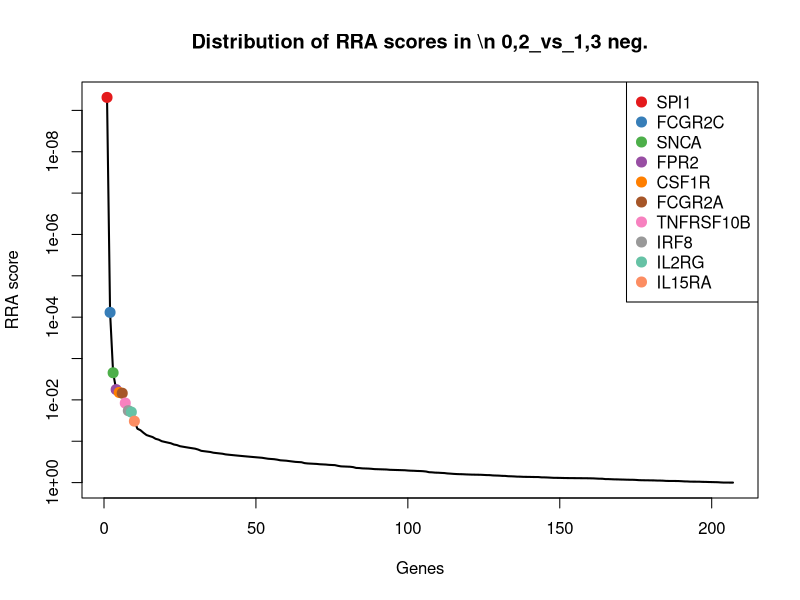
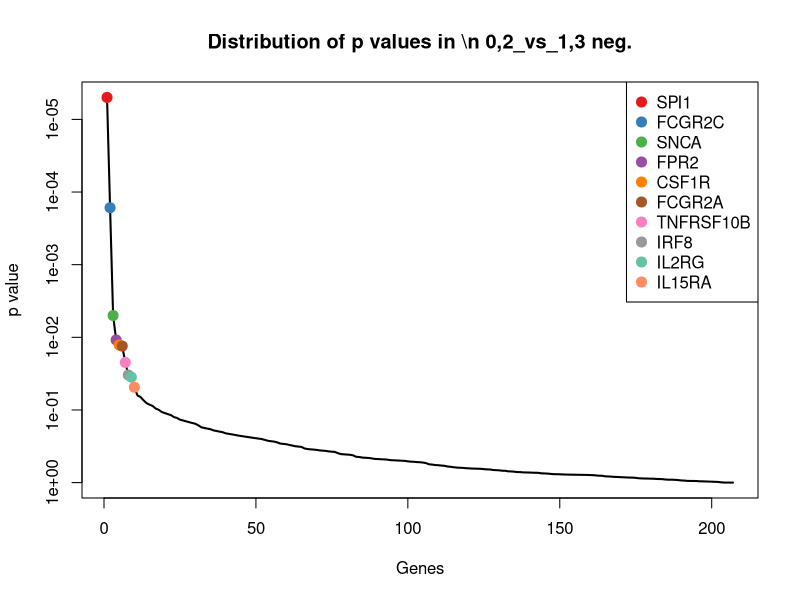
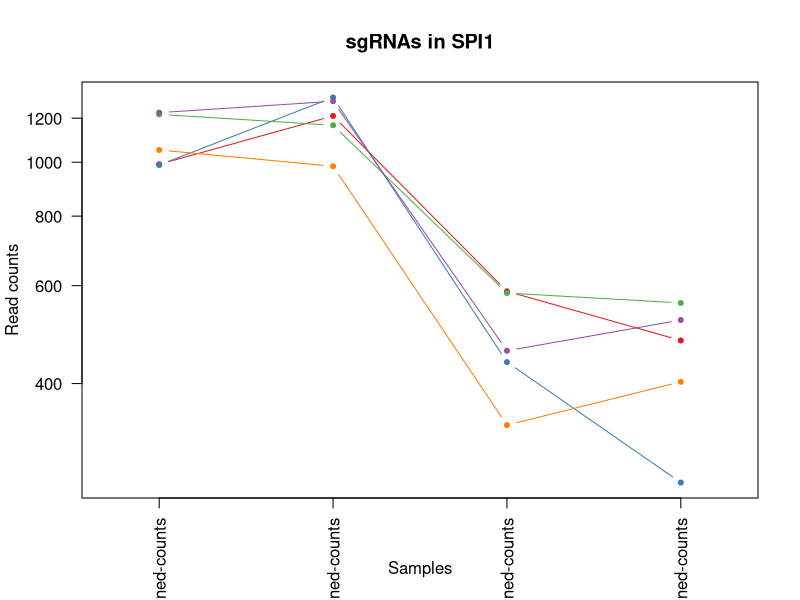
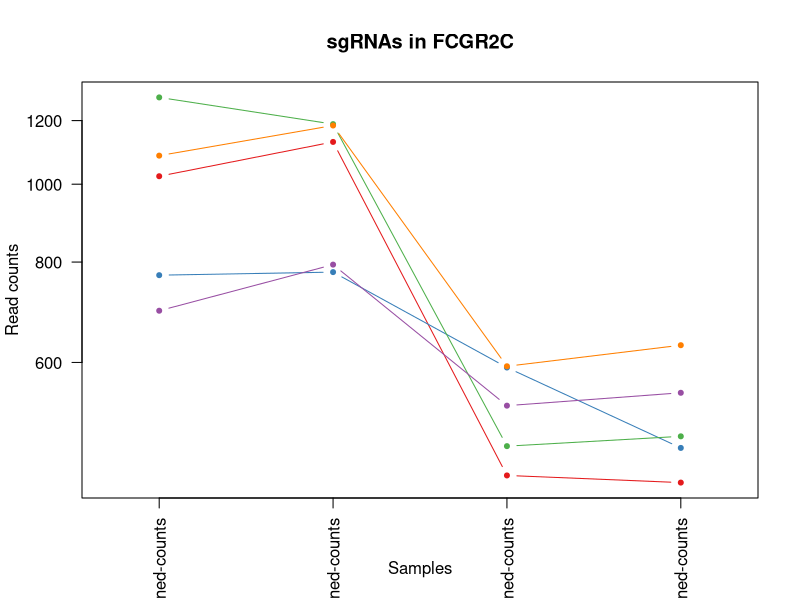
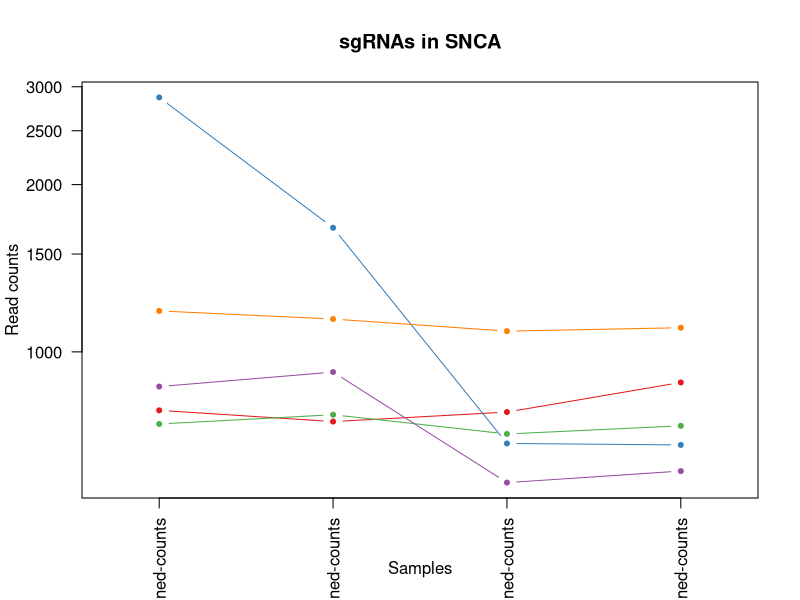
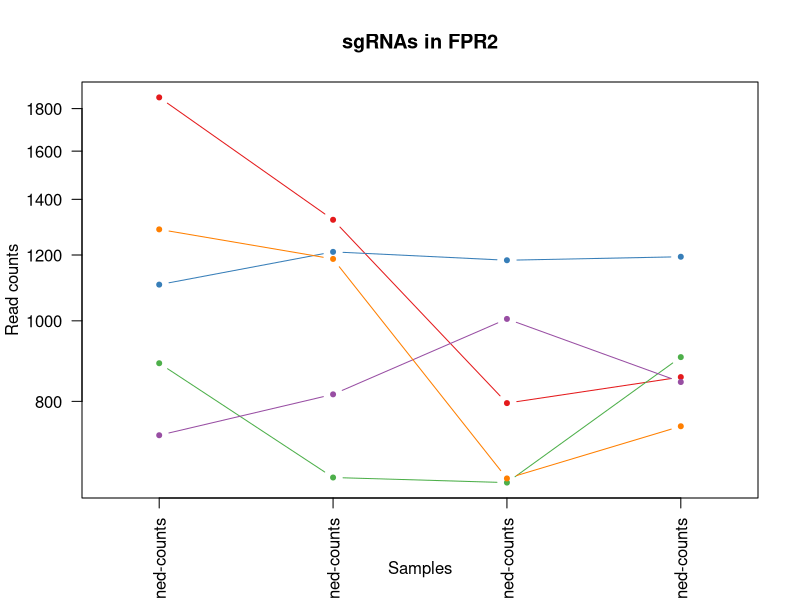
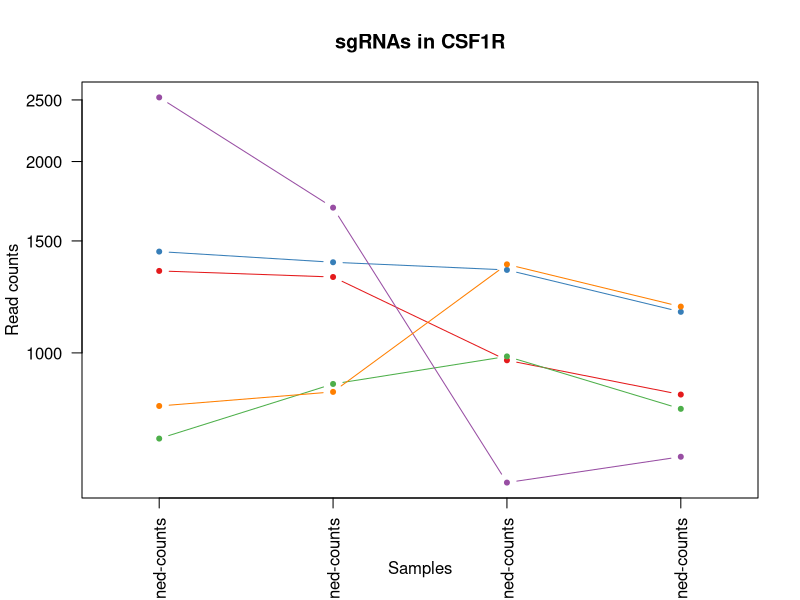
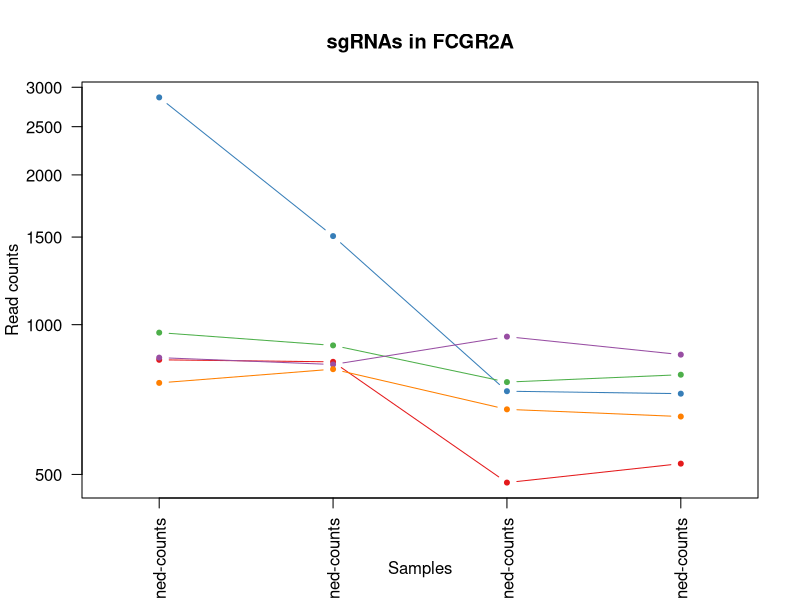

These charts were generated, in order, by the following R code: (Note: this script raises an error after producing the figures.)
pdf(file='APOEuptake_CRISPRa.pdf',width=4.5,height=4.5);
gstable=read.table('APOEuptake_CRISPRa.gene_summary.txt',header=T)
# 
#
# parameters
# Do not modify the variables beginning with "__"

# gstablename='__GENE_SUMMARY_FILE__'
startindex=3
# outputfile='__OUTPUT_FILE__'
targetgenelist=c("SPI1","FCGR2C","SNCA","FPR2","CSF1R","FCGR2A","TNFRSF10B","IRF8","IL2RG","IL15RA")
# samplelabel=sub('.\\w+.\\w+$','',colnames(gstable)[startindex]);
samplelabel='0,2_vs_1,3 neg.'


# You need to write some codes in front of this code:
# gstable=read.table(gstablename,header=T)
# pdf(file=outputfile,width=6,height=6)


# set up color using RColorBrewer
#library(RColorBrewer)
#colors <- brewer.pal(length(targetgenelist), "Set1")

colors=c( "#E41A1C", "#377EB8", "#4DAF4A", "#984EA3", "#FF7F00",  "#A65628", "#F781BF",
          "#999999", "#66C2A5", "#FC8D62", "#8DA0CB", "#E78AC3", "#A6D854", "#FFD92F", "#E5C494", "#B3B3B3", 
          "#8DD3C7", "#FFFFB3", "#BEBADA", "#FB8072", "#80B1D3", "#FDB462", "#B3DE69", "#FCCDE5",
          "#D9D9D9", "#BC80BD", "#CCEBC5", "#FFED6F")

######
# function definition

plotrankedvalues<-function(val, tglist, ...){
  
  plot(val,log='y',ylim=c(max(val),min(val)),type='l',lwd=2, ...)
  if(length(tglist)>0){
    for(i in 1:length(tglist)){
      targetgene=tglist[i];
      tx=which(names(val)==targetgene);ty=val[targetgene];
      points(tx,ty,col=colors[(i %% length(colors)) ],cex=2,pch=20)
      # text(tx+50,ty,targetgene,col=colors[i])
    }
    legend('topright',tglist,pch=20,pt.cex = 2,cex=1,col=colors)
  }
}



plotrandvalues<-function(val,targetgenelist, ...){
  # choose the one with the best distance distribution
  
  mindiffvalue=0;
  randval=val;
  for(i in 1:20){
    randval0=sample(val)
    vindex=sort(which(names(randval0) %in% targetgenelist))
    if(max(vindex)>0.9*length(val)){
      # print('pass...')
      next;
    }
    mindiffind=min(diff(vindex));
    if (mindiffind > mindiffvalue){
      mindiffvalue=mindiffind;
      randval=randval0;
      # print(paste('Diff: ',mindiffvalue))
    }
  }
  plot(randval,log='y',ylim=c(max(randval),min(randval)),pch=20,col='grey', ...)
  
  if(length(targetgenelist)>0){
    for(i in 1:length(targetgenelist)){
      targetgene=targetgenelist[i];
      tx=which(names(randval)==targetgene);ty=randval[targetgene];
      points(tx,ty,col=colors[(i %% length(colors)) ],cex=2,pch=20)
      text(tx+50,ty,targetgene,col=colors[i])
    }
  }
  
}




# set.seed(1235)



pvec=gstable[,startindex]
names(pvec)=gstable[,'id']
pvec=sort(pvec);

plotrankedvalues(pvec,targetgenelist,xlab='Genes',ylab='RRA score',main=paste('Distribution of RRA scores in \\n',samplelabel))

# plotrandvalues(pvec,targetgenelist,xlab='Genes',ylab='RRA score',main=paste('Distribution of RRA scores in \\n',samplelabel))


pvec=gstable[,startindex+1]
names(pvec)=gstable[,'id']
pvec=sort(pvec);

plotrankedvalues(pvec,targetgenelist,xlab='Genes',ylab='p value',main=paste('Distribution of p values in \\n',samplelabel))

# plotrandvalues(pvec,targetgenelist,xlab='Genes',ylab='p value',main=paste('Distribution of p values in \\n',samplelabel))



# you need to write after this code:
# dev.off()






# parameters
# Do not modify the variables beginning with "__"
targetmat=list(c(990.57397763847,1210.3761258411052,585.0411089561816,477.0581107856409),c(987.7027487177788,1306.9437021088308,436.1407545106552,264.4446290386036),c(1218.3581386799733,1164.436210917624,580.8169854258119,557.4492780133764),c(1226.9718254420468,1286.317617857472,457.2613721625029,519.3692514318175),c(1050.8697849729856,982.5516497920048,335.8178206643786,401.95583613867745))
targetgene="SPI1"
collabel=c("TRE-VPH-undiff-apoe4-low-rd2_S23_L001_R1_001-clipped-trimmed-aligned-counts","TRE-VPH-undiff-apoe4-low-rd1_S21_L001_R1_001-clipped-trimmed-aligned-counts","TRE-VPH-undiff-apoe4-high-rd2_S24_L001_R1_001-clipped-trimmed-aligned-counts","TRE-VPH-undiff-apoe4-high-rd1_S22_L001_R1_001-clipped-trimmed-aligned-counts")

# set up color using RColorBrewer
#library(RColorBrewer)
#colors <- brewer.pal(length(targetgenelist), "Set1")

colors=c( "#E41A1C", "#377EB8", "#4DAF4A", "#984EA3", "#FF7F00",  "#A65628", "#F781BF",
          "#999999", "#66C2A5", "#FC8D62", "#8DA0CB", "#E78AC3", "#A6D854", "#FFD92F", "#E5C494", "#B3B3B3", 
          "#8DD3C7", "#FFFFB3", "#BEBADA", "#FB8072", "#80B1D3", "#FDB462", "#B3DE69", "#FCCDE5",
          "#D9D9D9", "#BC80BD", "#CCEBC5", "#FFED6F")


## code

targetmatvec=unlist(targetmat)+1
yrange=range(targetmatvec[targetmatvec>0]);
# yrange[1]=1; # set the minimum value to 1
for(i in 1:length(targetmat)){
  vali=targetmat[[i]]+1;
  if(i==1){
    plot(1:length(vali),vali,type='b',las=1,pch=20,main=paste('sgRNAs in',targetgene),ylab='Read counts',xlab='Samples',xlim=c(0.7,length(vali)+0.3),ylim = yrange,col=colors[(i %% length(colors))],xaxt='n',log='y')
    axis(1,at=1:length(vali),labels=(collabel),las=2)
    # lines(0:100,rep(1,101),col='black');
  }else{
    lines(1:length(vali),vali,type='b',pch=20,col=colors[(i %% length(colors))])
  }
}




# parameters
# Do not modify the variables beginning with "__"
targetmat=list(c(1022.1574957660733,1127.8717888356696,432.972661862878,424.16918497792017),c(769.4893507452463,776.290807278416,590.3212633691435,468.5958826564056),c(1281.52517493518,1186.9373937372882,470.9897736362039,484.4625603987218),c(694.8373988072746,793.1666943931642,529.0714721787851,548.9870498841411),c(1084.3674557143831,1182.249647316525,592.4333251343282,629.3782171118766))
targetgene="FCGR2C"
collabel=c("TRE-VPH-undiff-apoe4-low-rd2_S23_L001_R1_001-clipped-trimmed-aligned-counts","TRE-VPH-undiff-apoe4-low-rd1_S21_L001_R1_001-clipped-trimmed-aligned-counts","TRE-VPH-undiff-apoe4-high-rd2_S24_L001_R1_001-clipped-trimmed-aligned-counts","TRE-VPH-undiff-apoe4-high-rd1_S22_L001_R1_001-clipped-trimmed-aligned-counts")

# set up color using RColorBrewer
#library(RColorBrewer)
#colors <- brewer.pal(length(targetgenelist), "Set1")

colors=c( "#E41A1C", "#377EB8", "#4DAF4A", "#984EA3", "#FF7F00",  "#A65628", "#F781BF",
          "#999999", "#66C2A5", "#FC8D62", "#8DA0CB", "#E78AC3", "#A6D854", "#FFD92F", "#E5C494", "#B3B3B3", 
          "#8DD3C7", "#FFFFB3", "#BEBADA", "#FB8072", "#80B1D3", "#FDB462", "#B3DE69", "#FCCDE5",
          "#D9D9D9", "#BC80BD", "#CCEBC5", "#FFED6F")


## code

targetmatvec=unlist(targetmat)+1
yrange=range(targetmatvec[targetmatvec>0]);
# yrange[1]=1; # set the minimum value to 1
for(i in 1:length(targetmat)){
  vali=targetmat[[i]]+1;
  if(i==1){
    plot(1:length(vali),vali,type='b',las=1,pch=20,main=paste('sgRNAs in',targetgene),ylab='Read counts',xlab='Samples',xlim=c(0.7,length(vali)+0.3),ylim = yrange,col=colors[(i %% length(colors))],xaxt='n',log='y')
    axis(1,at=1:length(vali),labels=(collabel),las=2)
    # lines(0:100,rep(1,101),col='black');
  }else{
    lines(1:length(vali),vali,type='b',pch=20,col=colors[(i %% length(colors))])
  }
}




# parameters
# Do not modify the variables beginning with "__"
targetmat=list(c(783.8454953487023,748.1643287538358,778.294760470588,880.0717254404728),c(2869.314768077423,1671.6503736442219,683.2519810372734,679.0938073711341),c(740.7770615383341,769.7279622893473,710.7087839846754,735.156068727318),c(865.1969814349535,918.7982984696229,580.8169854258119,609.2804253049427),c(1183.9033916316787,1144.7476759504177,1088.7678399527495,1104.3207708652087))
targetgene="SNCA"
collabel=c("TRE-VPH-undiff-apoe4-low-rd2_S23_L001_R1_001-clipped-trimmed-aligned-counts","TRE-VPH-undiff-apoe4-low-rd1_S21_L001_R1_001-clipped-trimmed-aligned-counts","TRE-VPH-undiff-apoe4-high-rd2_S24_L001_R1_001-clipped-trimmed-aligned-counts","TRE-VPH-undiff-apoe4-high-rd1_S22_L001_R1_001-clipped-trimmed-aligned-counts")

# set up color using RColorBrewer
#library(RColorBrewer)
#colors <- brewer.pal(length(targetgenelist), "Set1")

colors=c( "#E41A1C", "#377EB8", "#4DAF4A", "#984EA3", "#FF7F00",  "#A65628", "#F781BF",
          "#999999", "#66C2A5", "#FC8D62", "#8DA0CB", "#E78AC3", "#A6D854", "#FFD92F", "#E5C494", "#B3B3B3", 
          "#8DD3C7", "#FFFFB3", "#BEBADA", "#FB8072", "#80B1D3", "#FDB462", "#B3DE69", "#FCCDE5",
          "#D9D9D9", "#BC80BD", "#CCEBC5", "#FFED6F")


## code

targetmatvec=unlist(targetmat)+1
yrange=range(targetmatvec[targetmatvec>0]);
# yrange[1]=1; # set the minimum value to 1
for(i in 1:length(targetmat)){
  vali=targetmat[[i]]+1;
  if(i==1){
    plot(1:length(vali),vali,type='b',las=1,pch=20,main=paste('sgRNAs in',targetgene),ylab='Read counts',xlab='Samples',xlim=c(0.7,length(vali)+0.3),ylim = yrange,col=colors[(i %% length(colors))],xaxt='n',log='y')
    axis(1,at=1:length(vali),labels=(collabel),las=2)
    # lines(0:100,rep(1,101),col='black');
  }else{
    lines(1:length(vali),vali,type='b',pch=20,col=colors[(i %% length(colors))])
  }
}




# parameters
# Do not modify the variables beginning with "__"
targetmat=list(c(1855.7709590734235,1321.9444906552737,795.1912545920662,854.6850410527669),c(1104.4660581592216,1209.4385765569525,1181.6985576208792,1193.1741662221796),c(888.1668128004833,646.9090060653467,637.8426530858007,903.3428527958699),c(727.377993241775,814.7303279286757,1004.2853693453585,843.0494773750682),c(1287.2676327765626,1185.9998444531357,645.2348692639475,745.7338538888622))
targetgene="FPR2"
collabel=c("TRE-VPH-undiff-apoe4-low-rd2_S23_L001_R1_001-clipped-trimmed-aligned-counts","TRE-VPH-undiff-apoe4-low-rd1_S21_L001_R1_001-clipped-trimmed-aligned-counts","TRE-VPH-undiff-apoe4-high-rd2_S24_L001_R1_001-clipped-trimmed-aligned-counts","TRE-VPH-undiff-apoe4-high-rd1_S22_L001_R1_001-clipped-trimmed-aligned-counts")

# set up color using RColorBrewer
#library(RColorBrewer)
#colors <- brewer.pal(length(targetgenelist), "Set1")

colors=c( "#E41A1C", "#377EB8", "#4DAF4A", "#984EA3", "#FF7F00",  "#A65628", "#F781BF",
          "#999999", "#66C2A5", "#FC8D62", "#8DA0CB", "#E78AC3", "#A6D854", "#FFD92F", "#E5C494", "#B3B3B3", 
          "#8DD3C7", "#FFFFB3", "#BEBADA", "#FB8072", "#80B1D3", "#FDB462", "#B3DE69", "#FCCDE5",
          "#D9D9D9", "#BC80BD", "#CCEBC5", "#FFED6F")


## code

targetmatvec=unlist(targetmat)+1
yrange=range(targetmatvec[targetmatvec>0]);
# yrange[1]=1; # set the minimum value to 1
for(i in 1:length(targetmat)){
  vali=targetmat[[i]]+1;
  if(i==1){
    plot(1:length(vali),vali,type='b',las=1,pch=20,main=paste('sgRNAs in',targetgene),ylab='Read counts',xlab='Samples',xlim=c(0.7,length(vali)+0.3),ylim = yrange,col=colors[(i %% length(colors))],xaxt='n',log='y')
    axis(1,at=1:length(vali),labels=(collabel),las=2)
    # lines(0:100,rep(1,101),col='black');
  }else{
    lines(1:length(vali),vali,type='b',pch=20,col=colors[(i %% length(colors))])
  }
}




# parameters
# Do not modify the variables beginning with "__"
targetmat=list(c(1344.6922111903868,1315.381645666205,972.604442867587,858.9161551173845),c(1442.3139944938882,1387.572940545961,1349.6074679530686,1159.3252537052383),c(732.1633747762604,892.5469185133479,986.332844341288,815.5472359550536),c(2521.896068673786,1691.3389086114282,624.1142516120998,685.4404784680605),c(824.0427002383794,867.2330878412256,1377.0642709004705,1181.538602544481))
targetgene="CSF1R"
collabel=c("TRE-VPH-undiff-apoe4-low-rd2_S23_L001_R1_001-clipped-trimmed-aligned-counts","TRE-VPH-undiff-apoe4-low-rd1_S21_L001_R1_001-clipped-trimmed-aligned-counts","TRE-VPH-undiff-apoe4-high-rd2_S24_L001_R1_001-clipped-trimmed-aligned-counts","TRE-VPH-undiff-apoe4-high-rd1_S22_L001_R1_001-clipped-trimmed-aligned-counts")

# set up color using RColorBrewer
#library(RColorBrewer)
#colors <- brewer.pal(length(targetgenelist), "Set1")

colors=c( "#E41A1C", "#377EB8", "#4DAF4A", "#984EA3", "#FF7F00",  "#A65628", "#F781BF",
          "#999999", "#66C2A5", "#FC8D62", "#8DA0CB", "#E78AC3", "#A6D854", "#FFD92F", "#E5C494", "#B3B3B3", 
          "#8DD3C7", "#FFFFB3", "#BEBADA", "#FB8072", "#80B1D3", "#FDB462", "#B3DE69", "#FCCDE5",
          "#D9D9D9", "#BC80BD", "#CCEBC5", "#FFED6F")


## code

targetmatvec=unlist(targetmat)+1
yrange=range(targetmatvec[targetmatvec>0]);
# yrange[1]=1; # set the minimum value to 1
for(i in 1:length(targetmat)){
  vali=targetmat[[i]]+1;
  if(i==1){
    plot(1:length(vali),vali,type='b',las=1,pch=20,main=paste('sgRNAs in',targetgene),ylab='Read counts',xlab='Samples',xlim=c(0.7,length(vali)+0.3),ylim = yrange,col=colors[(i %% length(colors))],xaxt='n',log='y')
    axis(1,at=1:length(vali),labels=(collabel),las=2)
    # lines(0:100,rep(1,101),col='black');
  }else{
    lines(1:length(vali),vali,type='b',pch=20,col=colors[(i %% length(colors))])
  }
}




# parameters
# Do not modify the variables beginning with "__"
targetmat=list(c(848.9266842177033,840.9817078849507,480.4940515795354,524.6581440125896),c(2861.6581576222466,1505.7041503491982,733.9414634017079,725.6360620819283),c(962.8187647384549,907.5477070597907,765.6223898794794,792.2761085996564),c(857.540370979777,830.6686657592712,945.1476399201849,869.4939402789287),c(762.7898165969667,812.8552293603703,674.8037339765343,652.6493444672737))
targetgene="FCGR2A"
collabel=c("TRE-VPH-undiff-apoe4-low-rd2_S23_L001_R1_001-clipped-trimmed-aligned-counts","TRE-VPH-undiff-apoe4-low-rd1_S21_L001_R1_001-clipped-trimmed-aligned-counts","TRE-VPH-undiff-apoe4-high-rd2_S24_L001_R1_001-clipped-trimmed-aligned-counts","TRE-VPH-undiff-apoe4-high-rd1_S22_L001_R1_001-clipped-trimmed-aligned-counts")

# set up color using RColorBrewer
#library(RColorBrewer)
#colors <- brewer.pal(length(targetgenelist), "Set1")

colors=c( "#E41A1C", "#377EB8", "#4DAF4A", "#984EA3", "#FF7F00",  "#A65628", "#F781BF",
          "#999999", "#66C2A5", "#FC8D62", "#8DA0CB", "#E78AC3", "#A6D854", "#FFD92F", "#E5C494", "#B3B3B3", 
          "#8DD3C7", "#FFFFB3", "#BEBADA", "#FB8072", "#80B1D3", "#FDB462", "#B3DE69", "#FCCDE5",
          "#D9D9D9", "#BC80BD", "#CCEBC5", "#FFED6F")


## code

targetmatvec=unlist(targetmat)+1
yrange=range(targetmatvec[targetmatvec>0]);
# yrange[1]=1; # set the minimum value to 1
for(i in 1:length(targetmat)){
  vali=targetmat[[i]]+1;
  if(i==1){
    plot(1:length(vali),vali,type='b',las=1,pch=20,main=paste('sgRNAs in',targetgene),ylab='Read counts',xlab='Samples',xlim=c(0.7,length(vali)+0.3),ylim = yrange,col=colors[(i %% length(colors))],xaxt='n',log='y')
    axis(1,at=1:length(vali),labels=(collabel),las=2)
    # lines(0:100,rep(1,101),col='black');
  }else{
    lines(1:length(vali),vali,type='b',pch=20,col=colors[(i %% length(colors))])
  }
}




# parameters
# Do not modify the variables beginning with "__"
targetmat=list(c(1579.1759063801696,1286.317617857472,867.0013546083484,908.631745376642),c(815.4290134763057,723.7880473658662,512.1749780573069,586.0092979495456),c(903.4800337108364,1093.1824653220206,1173.2503105601402,1158.2674751890838),c(1544.721159331875,1232.8773086607694,853.2729531346474,839.876141826605),c(715.8930775590102,722.8504980817135,786.7430075313272,760.542753115024))
targetgene="TNFRSF10B"
collabel=c("TRE-VPH-undiff-apoe4-low-rd2_S23_L001_R1_001-clipped-trimmed-aligned-counts","TRE-VPH-undiff-apoe4-low-rd1_S21_L001_R1_001-clipped-trimmed-aligned-counts","TRE-VPH-undiff-apoe4-high-rd2_S24_L001_R1_001-clipped-trimmed-aligned-counts","TRE-VPH-undiff-apoe4-high-rd1_S22_L001_R1_001-clipped-trimmed-aligned-counts")

# set up color using RColorBrewer
#library(RColorBrewer)
#colors <- brewer.pal(length(targetgenelist), "Set1")

colors=c( "#E41A1C", "#377EB8", "#4DAF4A", "#984EA3", "#FF7F00",  "#A65628", "#F781BF",
          "#999999", "#66C2A5", "#FC8D62", "#8DA0CB", "#E78AC3", "#A6D854", "#FFD92F", "#E5C494", "#B3B3B3", 
          "#8DD3C7", "#FFFFB3", "#BEBADA", "#FB8072", "#80B1D3", "#FDB462", "#B3DE69", "#FCCDE5",
          "#D9D9D9", "#BC80BD", "#CCEBC5", "#FFED6F")


## code

targetmatvec=unlist(targetmat)+1
yrange=range(targetmatvec[targetmatvec>0]);
# yrange[1]=1; # set the minimum value to 1
for(i in 1:length(targetmat)){
  vali=targetmat[[i]]+1;
  if(i==1){
    plot(1:length(vali),vali,type='b',las=1,pch=20,main=paste('sgRNAs in',targetgene),ylab='Read counts',xlab='Samples',xlim=c(0.7,length(vali)+0.3),ylim = yrange,col=colors[(i %% length(colors))],xaxt='n',log='y')
    axis(1,at=1:length(vali),labels=(collabel),las=2)
    # lines(0:100,rep(1,101),col='black');
  }else{
    lines(1:length(vali),vali,type='b',pch=20,col=colors[(i %% length(colors))])
  }
}




# parameters
# Do not modify the variables beginning with "__"
targetmat=list(c(872.8535918901301,1090.3698174695626,804.6955325353977,822.9516855681344),c(904.4371100177335,969.4259598138674,1503.7879768115567,1324.3387022253269),c(712.0647723314219,690.9738224205224,1725.5544621559577,1387.8054131945917),c(1531.322091035316,1341.6330256224799,918.7468678553753,928.7295371835759),c(1357.1342031800486,1489.7658125186026,501.61466923138306,525.7159225287439))
targetgene="IRF8"
collabel=c("TRE-VPH-undiff-apoe4-low-rd2_S23_L001_R1_001-clipped-trimmed-aligned-counts","TRE-VPH-undiff-apoe4-low-rd1_S21_L001_R1_001-clipped-trimmed-aligned-counts","TRE-VPH-undiff-apoe4-high-rd2_S24_L001_R1_001-clipped-trimmed-aligned-counts","TRE-VPH-undiff-apoe4-high-rd1_S22_L001_R1_001-clipped-trimmed-aligned-counts")

# set up color using RColorBrewer
#library(RColorBrewer)
#colors <- brewer.pal(length(targetgenelist), "Set1")

colors=c( "#E41A1C", "#377EB8", "#4DAF4A", "#984EA3", "#FF7F00",  "#A65628", "#F781BF",
          "#999999", "#66C2A5", "#FC8D62", "#8DA0CB", "#E78AC3", "#A6D854", "#FFD92F", "#E5C494", "#B3B3B3", 
          "#8DD3C7", "#FFFFB3", "#BEBADA", "#FB8072", "#80B1D3", "#FDB462", "#B3DE69", "#FCCDE5",
          "#D9D9D9", "#BC80BD", "#CCEBC5", "#FFED6F")


## code

targetmatvec=unlist(targetmat)+1
yrange=range(targetmatvec[targetmatvec>0]);
# yrange[1]=1; # set the minimum value to 1
for(i in 1:length(targetmat)){
  vali=targetmat[[i]]+1;
  if(i==1){
    plot(1:length(vali),vali,type='b',las=1,pch=20,main=paste('sgRNAs in',targetgene),ylab='Read counts',xlab='Samples',xlim=c(0.7,length(vali)+0.3),ylim = yrange,col=colors[(i %% length(colors))],xaxt='n',log='y')
    axis(1,at=1:length(vali),labels=(collabel),las=2)
    # lines(0:100,rep(1,101),col='black');
  }else{
    lines(1:length(vali),vali,type='b',pch=20,col=colors[(i %% length(colors))])
  }
}




# parameters
# Do not modify the variables beginning with "__"
targetmat=list(c(729.2921458555692,820.3556236335918,683.2519810372734,641.0137807895751),c(771.4035033590404,694.7240195571331,1323.206695888259,1090.5696501552013),c(879.5531260384096,832.5437643275766,737.109556049485,686.498256984215),c(2713.3113300532004,1817.9080619720394,779.3507913531804,767.9472027281049),c(828.8280817728647,826.9184686226605,1021.1818634668367,1057.7785161544143))
targetgene="IL2RG"
collabel=c("TRE-VPH-undiff-apoe4-low-rd2_S23_L001_R1_001-clipped-trimmed-aligned-counts","TRE-VPH-undiff-apoe4-low-rd1_S21_L001_R1_001-clipped-trimmed-aligned-counts","TRE-VPH-undiff-apoe4-high-rd2_S24_L001_R1_001-clipped-trimmed-aligned-counts","TRE-VPH-undiff-apoe4-high-rd1_S22_L001_R1_001-clipped-trimmed-aligned-counts")

# set up color using RColorBrewer
#library(RColorBrewer)
#colors <- brewer.pal(length(targetgenelist), "Set1")

colors=c( "#E41A1C", "#377EB8", "#4DAF4A", "#984EA3", "#FF7F00",  "#A65628", "#F781BF",
          "#999999", "#66C2A5", "#FC8D62", "#8DA0CB", "#E78AC3", "#A6D854", "#FFD92F", "#E5C494", "#B3B3B3", 
          "#8DD3C7", "#FFFFB3", "#BEBADA", "#FB8072", "#80B1D3", "#FDB462", "#B3DE69", "#FCCDE5",
          "#D9D9D9", "#BC80BD", "#CCEBC5", "#FFED6F")


## code

targetmatvec=unlist(targetmat)+1
yrange=range(targetmatvec[targetmatvec>0]);
# yrange[1]=1; # set the minimum value to 1
for(i in 1:length(targetmat)){
  vali=targetmat[[i]]+1;
  if(i==1){
    plot(1:length(vali),vali,type='b',las=1,pch=20,main=paste('sgRNAs in',targetgene),ylab='Read counts',xlab='Samples',xlim=c(0.7,length(vali)+0.3),ylim = yrange,col=colors[(i %% length(colors))],xaxt='n',log='y')
    axis(1,at=1:length(vali),labels=(collabel),las=2)
    # lines(0:100,rep(1,101),col='black');
  }else{
    lines(1:length(vali),vali,type='b',pch=20,col=colors[(i %% length(colors))])
  }
}




# parameters
# Do not modify the variables beginning with "__"
targetmat=list(c(795.3304110314672,782.8536522674848,654.739147207279,469.65366117256),c(604.8722259589498,668.4726396008582,820.5359957742835,658.9960155642002),c(805.858250407335,817.5429757811338,1043.3585120012767,998.5429192497672),c(2039.5296099976615,2501.3814901193405,879.6737251994571,877.956168408164),c(1137.9637289006191,985.3642976444628,968.3803193372174,866.3206047304654))
targetgene="IL15RA"
collabel=c("TRE-VPH-undiff-apoe4-low-rd2_S23_L001_R1_001-clipped-trimmed-aligned-counts","TRE-VPH-undiff-apoe4-low-rd1_S21_L001_R1_001-clipped-trimmed-aligned-counts","TRE-VPH-undiff-apoe4-high-rd2_S24_L001_R1_001-clipped-trimmed-aligned-counts","TRE-VPH-undiff-apoe4-high-rd1_S22_L001_R1_001-clipped-trimmed-aligned-counts")

# set up color using RColorBrewer
#library(RColorBrewer)
#colors <- brewer.pal(length(targetgenelist), "Set1")

colors=c( "#E41A1C", "#377EB8", "#4DAF4A", "#984EA3", "#FF7F00",  "#A65628", "#F781BF",
          "#999999", "#66C2A5", "#FC8D62", "#8DA0CB", "#E78AC3", "#A6D854", "#FFD92F", "#E5C494", "#B3B3B3", 
          "#8DD3C7", "#FFFFB3", "#BEBADA", "#FB8072", "#80B1D3", "#FDB462", "#B3DE69", "#FCCDE5",
          "#D9D9D9", "#BC80BD", "#CCEBC5", "#FFED6F")


## code

targetmatvec=unlist(targetmat)+1
yrange=range(targetmatvec[targetmatvec>0]);
# yrange[1]=1; # set the minimum value to 1
for(i in 1:length(targetmat)){
  vali=targetmat[[i]]+1;
  if(i==1){
    plot(1:length(vali),vali,type='b',las=1,pch=20,main=paste('sgRNAs in',targetgene),ylab='Read counts',xlab='Samples',xlim=c(0.7,length(vali)+0.3),ylim = yrange,col=colors[(i %% length(colors))],xaxt='n',log='y')
    axis(1,at=1:length(vali),labels=(collabel),las=2)
    # lines(0:100,rep(1,101),col='black');
  }else{
    lines(1:length(vali),vali,type='b',pch=20,col=colors[(i %% length(colors))])
  }
}



# 
#
# parameters
# Do not modify the variables beginning with "__"

# gstablename='__GENE_SUMMARY_FILE__'
startindex=9
# outputfile='__OUTPUT_FILE__'
targetgenelist=c("AXL","VLDLR","CD68","ABCA1","SQSTM1","VCP","SYK","ITM2B","CLECL1","IL23A")
# samplelabel=sub('.\\w+.\\w+$','',colnames(gstable)[startindex]);
samplelabel='0,2_vs_1,3 pos.'


# You need to write some codes in front of this code:
# gstable=read.table(gstablename,header=T)
# pdf(file=outputfile,width=6,height=6)


# set up color using RColorBrewer
#library(RColorBrewer)
#colors <- brewer.pal(length(targetgenelist), "Set1")

colors=c( "#E41A1C", "#377EB8", "#4DAF4A", "#984EA3", "#FF7F00",  "#A65628", "#F781BF",
          "#999999", "#66C2A5", "#FC8D62", "#8DA0CB", "#E78AC3", "#A6D854", "#FFD92F", "#E5C494", "#B3B3B3", 
          "#8DD3C7", "#FFFFB3", "#BEBADA", "#FB8072", "#80B1D3", "#FDB462", "#B3DE69", "#FCCDE5",
          "#D9D9D9", "#BC80BD", "#CCEBC5", "#FFED6F")

######
# function definition

plotrankedvalues<-function(val, tglist, ...){
  
  plot(val,log='y',ylim=c(max(val),min(val)),type='l',lwd=2, ...)
  if(length(tglist)>0){
    for(i in 1:length(tglist)){
      targetgene=tglist[i];
      tx=which(names(val)==targetgene);ty=val[targetgene];
      points(tx,ty,col=colors[(i %% length(colors)) ],cex=2,pch=20)
      # text(tx+50,ty,targetgene,col=colors[i])
    }
    legend('topright',tglist,pch=20,pt.cex = 2,cex=1,col=colors)
  }
}



plotrandvalues<-function(val,targetgenelist, ...){
  # choose the one with the best distance distribution
  
  mindiffvalue=0;
  randval=val;
  for(i in 1:20){
    randval0=sample(val)
    vindex=sort(which(names(randval0) %in% targetgenelist))
    if(max(vindex)>0.9*length(val)){
      # print('pass...')
      next;
    }
    mindiffind=min(diff(vindex));
    if (mindiffind > mindiffvalue){
      mindiffvalue=mindiffind;
      randval=randval0;
      # print(paste('Diff: ',mindiffvalue))
    }
  }
  plot(randval,log='y',ylim=c(max(randval),min(randval)),pch=20,col='grey', ...)
  
  if(length(targetgenelist)>0){
    for(i in 1:length(targetgenelist)){
      targetgene=targetgenelist[i];
      tx=which(names(randval)==targetgene);ty=randval[targetgene];
      points(tx,ty,col=colors[(i %% length(colors)) ],cex=2,pch=20)
      text(tx+50,ty,targetgene,col=colors[i])
    }
  }
  
}




# set.seed(1235)



pvec=gstable[,startindex]
names(pvec)=gstable[,'id']
pvec=sort(pvec);

plotrankedvalues(pvec,targetgenelist,xlab='Genes',ylab='RRA score',main=paste('Distribution of RRA scores in \\n',samplelabel))

# plotrandvalues(pvec,targetgenelist,xlab='Genes',ylab='RRA score',main=paste('Distribution of RRA scores in \\n',samplelabel))


pvec=gstable[,startindex+1]
names(pvec)=gstable[,'id']
pvec=sort(pvec);

plotrankedvalues(pvec,targetgenelist,xlab='Genes',ylab='p value',main=paste('Distribution of p values in \\n',samplelabel))

# plotrandvalues(pvec,targetgenelist,xlab='Genes',ylab='p value',main=paste('Distribution of p values in \\n',samplelabel))



# you need to write after this code:
# dev.off()






# parameters
# Do not modify the variables beginning with "__"
targetmat=list(c(713.978924945216,575.6552604697433,2283.1387681647375,2238.2593401827407),c(581.90239459342,650.6592032019574,1543.9171503500675,1491.4677077777244),c(636.4557440865532,702.2244138303546,1749.8431724555826,1638.4989215231878),c(924.535712462572,938.486833436829,2743.5682329750175,2465.68172115594),c(910.1795678591159,839.1066093166453,1265.1249973456777,1158.2674751890838))
targetgene="AXL"
collabel=c("TRE-VPH-undiff-apoe4-low-rd2_S23_L001_R1_001-clipped-trimmed-aligned-counts","TRE-VPH-undiff-apoe4-low-rd1_S21_L001_R1_001-clipped-trimmed-aligned-counts","TRE-VPH-undiff-apoe4-high-rd2_S24_L001_R1_001-clipped-trimmed-aligned-counts","TRE-VPH-undiff-apoe4-high-rd1_S22_L001_R1_001-clipped-trimmed-aligned-counts")

# set up color using RColorBrewer
#library(RColorBrewer)
#colors <- brewer.pal(length(targetgenelist), "Set1")

colors=c( "#E41A1C", "#377EB8", "#4DAF4A", "#984EA3", "#FF7F00",  "#A65628", "#F781BF",
          "#999999", "#66C2A5", "#FC8D62", "#8DA0CB", "#E78AC3", "#A6D854", "#FFD92F", "#E5C494", "#B3B3B3", 
          "#8DD3C7", "#FFFFB3", "#BEBADA", "#FB8072", "#80B1D3", "#FDB462", "#B3DE69", "#FCCDE5",
          "#D9D9D9", "#BC80BD", "#CCEBC5", "#FFED6F")


## code

targetmatvec=unlist(targetmat)+1
yrange=range(targetmatvec[targetmatvec>0]);
# yrange[1]=1; # set the minimum value to 1
for(i in 1:length(targetmat)){
  vali=targetmat[[i]]+1;
  if(i==1){
    plot(1:length(vali),vali,type='b',las=1,pch=20,main=paste('sgRNAs in',targetgene),ylab='Read counts',xlab='Samples',xlim=c(0.7,length(vali)+0.3),ylim = yrange,col=colors[(i %% length(colors))],xaxt='n',log='y')
    axis(1,at=1:length(vali),labels=(collabel),las=2)
    # lines(0:100,rep(1,101),col='black');
  }else{
    lines(1:length(vali),vali,type='b',pch=20,col=colors[(i %% length(colors))])
  }
}




# parameters
# Do not modify the variables beginning with "__"
targetmat=list(c(661.3397280658771,691.9113717046752,1575.5980768278391,1904.001329077946),c(546.4905712382284,521.2774019888881,1479.4992665119319,1443.8676745507757),c(617.3142179486117,563.4671197757585,845.8807369565008,1108.5518849298264),c(461.31077992438895,465.96199422388014,1547.0852429978447,1743.218994622475),c(534.0485792485664,435.02286784684185,876.5056325516799,1074.702972412885))
targetgene="VLDLR"
collabel=c("TRE-VPH-undiff-apoe4-low-rd2_S23_L001_R1_001-clipped-trimmed-aligned-counts","TRE-VPH-undiff-apoe4-low-rd1_S21_L001_R1_001-clipped-trimmed-aligned-counts","TRE-VPH-undiff-apoe4-high-rd2_S24_L001_R1_001-clipped-trimmed-aligned-counts","TRE-VPH-undiff-apoe4-high-rd1_S22_L001_R1_001-clipped-trimmed-aligned-counts")

# set up color using RColorBrewer
#library(RColorBrewer)
#colors <- brewer.pal(length(targetgenelist), "Set1")

colors=c( "#E41A1C", "#377EB8", "#4DAF4A", "#984EA3", "#FF7F00",  "#A65628", "#F781BF",
          "#999999", "#66C2A5", "#FC8D62", "#8DA0CB", "#E78AC3", "#A6D854", "#FFD92F", "#E5C494", "#B3B3B3", 
          "#8DD3C7", "#FFFFB3", "#BEBADA", "#FB8072", "#80B1D3", "#FDB462", "#B3DE69", "#FCCDE5",
          "#D9D9D9", "#BC80BD", "#CCEBC5", "#FFED6F")


## code

targetmatvec=unlist(targetmat)+1
yrange=range(targetmatvec[targetmatvec>0]);
# yrange[1]=1; # set the minimum value to 1
for(i in 1:length(targetmat)){
  vali=targetmat[[i]]+1;
  if(i==1){
    plot(1:length(vali),vali,type='b',las=1,pch=20,main=paste('sgRNAs in',targetgene),ylab='Read counts',xlab='Samples',xlim=c(0.7,length(vali)+0.3),ylim = yrange,col=colors[(i %% length(colors))],xaxt='n',log='y')
    axis(1,at=1:length(vali),labels=(collabel),las=2)
    # lines(0:100,rep(1,101),col='black');
  }else{
    lines(1:length(vali),vali,type='b',pch=20,col=colors[(i %% length(colors))])
  }
}




# parameters
# Do not modify the variables beginning with "__"
targetmat=list(c(708.2364671038337,753.7896244587517,813.1437795961368,906.5161883443332),c(935.0635518384398,668.4726396008582,3047.705127161624,2148.348166309616),c(512.0358241899338,526.9026976938042,1234.5001017504985,1204.809729899878),c(505.33629004165425,408.7714878905669,972.604442867587,946.7117719582009),c(952.2909253625871,854.1073978630882,1623.1194665444964,1569.743317973151))
targetgene="CD68"
collabel=c("TRE-VPH-undiff-apoe4-low-rd2_S23_L001_R1_001-clipped-trimmed-aligned-counts","TRE-VPH-undiff-apoe4-low-rd1_S21_L001_R1_001-clipped-trimmed-aligned-counts","TRE-VPH-undiff-apoe4-high-rd2_S24_L001_R1_001-clipped-trimmed-aligned-counts","TRE-VPH-undiff-apoe4-high-rd1_S22_L001_R1_001-clipped-trimmed-aligned-counts")

# set up color using RColorBrewer
#library(RColorBrewer)
#colors <- brewer.pal(length(targetgenelist), "Set1")

colors=c( "#E41A1C", "#377EB8", "#4DAF4A", "#984EA3", "#FF7F00",  "#A65628", "#F781BF",
          "#999999", "#66C2A5", "#FC8D62", "#8DA0CB", "#E78AC3", "#A6D854", "#FFD92F", "#E5C494", "#B3B3B3", 
          "#8DD3C7", "#FFFFB3", "#BEBADA", "#FB8072", "#80B1D3", "#FDB462", "#B3DE69", "#FCCDE5",
          "#D9D9D9", "#BC80BD", "#CCEBC5", "#FFED6F")


## code

targetmatvec=unlist(targetmat)+1
yrange=range(targetmatvec[targetmatvec>0]);
# yrange[1]=1; # set the minimum value to 1
for(i in 1:length(targetmat)){
  vali=targetmat[[i]]+1;
  if(i==1){
    plot(1:length(vali),vali,type='b',las=1,pch=20,main=paste('sgRNAs in',targetgene),ylab='Read counts',xlab='Samples',xlim=c(0.7,length(vali)+0.3),ylim = yrange,col=colors[(i %% length(colors))],xaxt='n',log='y')
    axis(1,at=1:length(vali),labels=(collabel),las=2)
    # lines(0:100,rep(1,101),col='black');
  }else{
    lines(1:length(vali),vali,type='b',pch=20,col=colors[(i %% length(colors))])
  }
}




# parameters
# Do not modify the variables beginning with "__"
targetmat=list(c(456.52539838990356,535.3406412511782,1273.5732444064167,1434.347667905386),c(986.7456724108818,890.6718199450426,1352.7755606008457,1414.249876098452),c(433.55556702437383,483.775430622781,1086.6557781875647,1013.351818475929),c(600.0868444244644,665.6599917484002,2034.9715107555267,2060.5525494687995),c(1160.9335602661488,957.2378191198826,986.332844341288,1036.6229458313262))
targetgene="ABCA1"
collabel=c("TRE-VPH-undiff-apoe4-low-rd2_S23_L001_R1_001-clipped-trimmed-aligned-counts","TRE-VPH-undiff-apoe4-low-rd1_S21_L001_R1_001-clipped-trimmed-aligned-counts","TRE-VPH-undiff-apoe4-high-rd2_S24_L001_R1_001-clipped-trimmed-aligned-counts","TRE-VPH-undiff-apoe4-high-rd1_S22_L001_R1_001-clipped-trimmed-aligned-counts")

# set up color using RColorBrewer
#library(RColorBrewer)
#colors <- brewer.pal(length(targetgenelist), "Set1")

colors=c( "#E41A1C", "#377EB8", "#4DAF4A", "#984EA3", "#FF7F00",  "#A65628", "#F781BF",
          "#999999", "#66C2A5", "#FC8D62", "#8DA0CB", "#E78AC3", "#A6D854", "#FFD92F", "#E5C494", "#B3B3B3", 
          "#8DD3C7", "#FFFFB3", "#BEBADA", "#FB8072", "#80B1D3", "#FDB462", "#B3DE69", "#FCCDE5",
          "#D9D9D9", "#BC80BD", "#CCEBC5", "#FFED6F")


## code

targetmatvec=unlist(targetmat)+1
yrange=range(targetmatvec[targetmatvec>0]);
# yrange[1]=1; # set the minimum value to 1
for(i in 1:length(targetmat)){
  vali=targetmat[[i]]+1;
  if(i==1){
    plot(1:length(vali),vali,type='b',las=1,pch=20,main=paste('sgRNAs in',targetgene),ylab='Read counts',xlab='Samples',xlim=c(0.7,length(vali)+0.3),ylim = yrange,col=colors[(i %% length(colors))],xaxt='n',log='y')
    axis(1,at=1:length(vali),labels=(collabel),las=2)
    # lines(0:100,rep(1,101),col='black');
  }else{
    lines(1:length(vali),vali,type='b',pch=20,col=colors[(i %% length(colors))])
  }
}




# parameters
# Do not modify the variables beginning with "__"
targetmat=list(c(1080.5391504867948,971.3010583821728,1837.4937357107506,1579.2633246185408),c(1563.8626854698164,1204.750830136189,809.9756869483596,859.9739336335389),c(649.8548123831122,665.6599917484002,1189.090773799026,953.0584430551274),c(758.0044350624814,692.8489209888278,703.3165678065287,656.8804585318913),c(841.2700737625266,765.9777651527365,1719.2182768604034,1355.014279193805))
targetgene="SQSTM1"
collabel=c("TRE-VPH-undiff-apoe4-low-rd2_S23_L001_R1_001-clipped-trimmed-aligned-counts","TRE-VPH-undiff-apoe4-low-rd1_S21_L001_R1_001-clipped-trimmed-aligned-counts","TRE-VPH-undiff-apoe4-high-rd2_S24_L001_R1_001-clipped-trimmed-aligned-counts","TRE-VPH-undiff-apoe4-high-rd1_S22_L001_R1_001-clipped-trimmed-aligned-counts")

# set up color using RColorBrewer
#library(RColorBrewer)
#colors <- brewer.pal(length(targetgenelist), "Set1")

colors=c( "#E41A1C", "#377EB8", "#4DAF4A", "#984EA3", "#FF7F00",  "#A65628", "#F781BF",
          "#999999", "#66C2A5", "#FC8D62", "#8DA0CB", "#E78AC3", "#A6D854", "#FFD92F", "#E5C494", "#B3B3B3", 
          "#8DD3C7", "#FFFFB3", "#BEBADA", "#FB8072", "#80B1D3", "#FDB462", "#B3DE69", "#FCCDE5",
          "#D9D9D9", "#BC80BD", "#CCEBC5", "#FFED6F")


## code

targetmatvec=unlist(targetmat)+1
yrange=range(targetmatvec[targetmatvec>0]);
# yrange[1]=1; # set the minimum value to 1
for(i in 1:length(targetmat)){
  vali=targetmat[[i]]+1;
  if(i==1){
    plot(1:length(vali),vali,type='b',las=1,pch=20,main=paste('sgRNAs in',targetgene),ylab='Read counts',xlab='Samples',xlim=c(0.7,length(vali)+0.3),ylim = yrange,col=colors[(i %% length(colors))],xaxt='n',log='y')
    axis(1,at=1:length(vali),labels=(collabel),las=2)
    # lines(0:100,rep(1,101),col='black');
  }else{
    lines(1:length(vali),vali,type='b',pch=20,col=colors[(i %% length(colors))])
  }
}




# parameters
# Do not modify the variables beginning with "__"
targetmat=list(c(880.5102023453067,746.2892301855304,1529.1327179937741,1396.267641323827),c(604.8722259589498,661.9097946117895,937.7554237420383,724.5782835657739),c(629.7562099382736,591.5935983003387,1257.7327811675311,1067.2985227998042),c(743.6482904590252,837.2315107483399,787.7990384139196,783.813880470421),c(530.2202740209782,591.5935983003387,632.5624986728388,552.1603854326044))
targetgene="VCP"
collabel=c("TRE-VPH-undiff-apoe4-low-rd2_S23_L001_R1_001-clipped-trimmed-aligned-counts","TRE-VPH-undiff-apoe4-low-rd1_S21_L001_R1_001-clipped-trimmed-aligned-counts","TRE-VPH-undiff-apoe4-high-rd2_S24_L001_R1_001-clipped-trimmed-aligned-counts","TRE-VPH-undiff-apoe4-high-rd1_S22_L001_R1_001-clipped-trimmed-aligned-counts")

# set up color using RColorBrewer
#library(RColorBrewer)
#colors <- brewer.pal(length(targetgenelist), "Set1")

colors=c( "#E41A1C", "#377EB8", "#4DAF4A", "#984EA3", "#FF7F00",  "#A65628", "#F781BF",
          "#999999", "#66C2A5", "#FC8D62", "#8DA0CB", "#E78AC3", "#A6D854", "#FFD92F", "#E5C494", "#B3B3B3", 
          "#8DD3C7", "#FFFFB3", "#BEBADA", "#FB8072", "#80B1D3", "#FDB462", "#B3DE69", "#FCCDE5",
          "#D9D9D9", "#BC80BD", "#CCEBC5", "#FFED6F")


## code

targetmatvec=unlist(targetmat)+1
yrange=range(targetmatvec[targetmatvec>0]);
# yrange[1]=1; # set the minimum value to 1
for(i in 1:length(targetmat)){
  vali=targetmat[[i]]+1;
  if(i==1){
    plot(1:length(vali),vali,type='b',las=1,pch=20,main=paste('sgRNAs in',targetgene),ylab='Read counts',xlab='Samples',xlim=c(0.7,length(vali)+0.3),ylim = yrange,col=colors[(i %% length(colors))],xaxt='n',log='y')
    axis(1,at=1:length(vali),labels=(collabel),las=2)
    # lines(0:100,rep(1,101),col='black');
  }else{
    lines(1:length(vali),vali,type='b',pch=20,col=colors[(i %% length(colors))])
  }
}




# parameters
# Do not modify the variables beginning with "__"
targetmat=list(c(813.5148608625116,825.0433700543551,921.9149605031524,872.6672758273919),c(931.2352466108515,931.9239884477603,2072.9886225288524,1142.4007974467677),c(945.5913912143076,844.7319050215614,679.0278575069038,837.7605847942963),c(658.4684991451859,595.3437954369494,661.0753325028332,628.3204385957222),c(709.1935434107307,618.7825275407664,1482.6673591597091,1295.7786822891576))
targetgene="SYK"
collabel=c("TRE-VPH-undiff-apoe4-low-rd2_S23_L001_R1_001-clipped-trimmed-aligned-counts","TRE-VPH-undiff-apoe4-low-rd1_S21_L001_R1_001-clipped-trimmed-aligned-counts","TRE-VPH-undiff-apoe4-high-rd2_S24_L001_R1_001-clipped-trimmed-aligned-counts","TRE-VPH-undiff-apoe4-high-rd1_S22_L001_R1_001-clipped-trimmed-aligned-counts")

# set up color using RColorBrewer
#library(RColorBrewer)
#colors <- brewer.pal(length(targetgenelist), "Set1")

colors=c( "#E41A1C", "#377EB8", "#4DAF4A", "#984EA3", "#FF7F00",  "#A65628", "#F781BF",
          "#999999", "#66C2A5", "#FC8D62", "#8DA0CB", "#E78AC3", "#A6D854", "#FFD92F", "#E5C494", "#B3B3B3", 
          "#8DD3C7", "#FFFFB3", "#BEBADA", "#FB8072", "#80B1D3", "#FDB462", "#B3DE69", "#FCCDE5",
          "#D9D9D9", "#BC80BD", "#CCEBC5", "#FFED6F")


## code

targetmatvec=unlist(targetmat)+1
yrange=range(targetmatvec[targetmatvec>0]);
# yrange[1]=1; # set the minimum value to 1
for(i in 1:length(targetmat)){
  vali=targetmat[[i]]+1;
  if(i==1){
    plot(1:length(vali),vali,type='b',las=1,pch=20,main=paste('sgRNAs in',targetgene),ylab='Read counts',xlab='Samples',xlim=c(0.7,length(vali)+0.3),ylim = yrange,col=colors[(i %% length(colors))],xaxt='n',log='y')
    axis(1,at=1:length(vali),labels=(collabel),las=2)
    # lines(0:100,rep(1,101),col='black');
  }else{
    lines(1:length(vali),vali,type='b',pch=20,col=colors[(i %% length(colors))])
  }
}




# parameters
# Do not modify the variables beginning with "__"
targetmat=list(c(501.507984814066,612.2196825516977,920.85892962056,965.7517852489804),c(900.6088047901452,827.8560179068132,890.2340340253809,957.289557119745),c(577.1170130589347,520.3398527047353,611.4418810209911,486.57811743103065),c(753.219053527996,843.7943557374088,1474.21911209897,1337.0320444191798),c(1088.1957609419715,1052.8678461034556,1563.9817371193228,1114.8985560267529))
targetgene="ITM2B"
collabel=c("TRE-VPH-undiff-apoe4-low-rd2_S23_L001_R1_001-clipped-trimmed-aligned-counts","TRE-VPH-undiff-apoe4-low-rd1_S21_L001_R1_001-clipped-trimmed-aligned-counts","TRE-VPH-undiff-apoe4-high-rd2_S24_L001_R1_001-clipped-trimmed-aligned-counts","TRE-VPH-undiff-apoe4-high-rd1_S22_L001_R1_001-clipped-trimmed-aligned-counts")

# set up color using RColorBrewer
#library(RColorBrewer)
#colors <- brewer.pal(length(targetgenelist), "Set1")

colors=c( "#E41A1C", "#377EB8", "#4DAF4A", "#984EA3", "#FF7F00",  "#A65628", "#F781BF",
          "#999999", "#66C2A5", "#FC8D62", "#8DA0CB", "#E78AC3", "#A6D854", "#FFD92F", "#E5C494", "#B3B3B3", 
          "#8DD3C7", "#FFFFB3", "#BEBADA", "#FB8072", "#80B1D3", "#FDB462", "#B3DE69", "#FCCDE5",
          "#D9D9D9", "#BC80BD", "#CCEBC5", "#FFED6F")


## code

targetmatvec=unlist(targetmat)+1
yrange=range(targetmatvec[targetmatvec>0]);
# yrange[1]=1; # set the minimum value to 1
for(i in 1:length(targetmat)){
  vali=targetmat[[i]]+1;
  if(i==1){
    plot(1:length(vali),vali,type='b',las=1,pch=20,main=paste('sgRNAs in',targetgene),ylab='Read counts',xlab='Samples',xlim=c(0.7,length(vali)+0.3),ylim = yrange,col=colors[(i %% length(colors))],xaxt='n',log='y')
    axis(1,at=1:length(vali),labels=(collabel),las=2)
    # lines(0:100,rep(1,101),col='black');
  }else{
    lines(1:length(vali),vali,type='b',pch=20,col=colors[(i %% length(colors))])
  }
}




# parameters
# Do not modify the variables beginning with "__"
targetmat=list(c(905.3941863246306,1164.436210917624,745.5578031102241,620.9159889826412),c(1072.8825400316182,936.6117348685236,739.2216178146698,802.8538937612005),c(772.3605796659375,816.6054264969811,1765.6836356944684,1555.9921972631437),c(748.4336719935106,790.3540465407061,1517.5163782852578,1023.9296036374732),c(674.7387963624361,758.4773708795152,945.1476399201849,761.6005316311783))
targetgene="CLECL1"
collabel=c("TRE-VPH-undiff-apoe4-low-rd2_S23_L001_R1_001-clipped-trimmed-aligned-counts","TRE-VPH-undiff-apoe4-low-rd1_S21_L001_R1_001-clipped-trimmed-aligned-counts","TRE-VPH-undiff-apoe4-high-rd2_S24_L001_R1_001-clipped-trimmed-aligned-counts","TRE-VPH-undiff-apoe4-high-rd1_S22_L001_R1_001-clipped-trimmed-aligned-counts")

# set up color using RColorBrewer
#library(RColorBrewer)
#colors <- brewer.pal(length(targetgenelist), "Set1")

colors=c( "#E41A1C", "#377EB8", "#4DAF4A", "#984EA3", "#FF7F00",  "#A65628", "#F781BF",
          "#999999", "#66C2A5", "#FC8D62", "#8DA0CB", "#E78AC3", "#A6D854", "#FFD92F", "#E5C494", "#B3B3B3", 
          "#8DD3C7", "#FFFFB3", "#BEBADA", "#FB8072", "#80B1D3", "#FDB462", "#B3DE69", "#FCCDE5",
          "#D9D9D9", "#BC80BD", "#CCEBC5", "#FFED6F")


## code

targetmatvec=unlist(targetmat)+1
yrange=range(targetmatvec[targetmatvec>0]);
# yrange[1]=1; # set the minimum value to 1
for(i in 1:length(targetmat)){
  vali=targetmat[[i]]+1;
  if(i==1){
    plot(1:length(vali),vali,type='b',las=1,pch=20,main=paste('sgRNAs in',targetgene),ylab='Read counts',xlab='Samples',xlim=c(0.7,length(vali)+0.3),ylim = yrange,col=colors[(i %% length(colors))],xaxt='n',log='y')
    axis(1,at=1:length(vali),labels=(collabel),las=2)
    # lines(0:100,rep(1,101),col='black');
  }else{
    lines(1:length(vali),vali,type='b',pch=20,col=colors[(i %% length(colors))])
  }
}




# parameters
# Do not modify the variables beginning with "__"
targetmat=list(c(1025.0287246867647,1093.1824653220206,883.8978487298266,1086.3385360905836),c(748.4336719935106,735.976188059851,1171.1382487949554,1094.800764219819),c(863.2828288211593,951.6125234149665,639.9547148509855,630.435995628031),c(1318.851150904166,1214.126322977716,2208.160575500678,2048.9169857911006),c(891.0380417211744,894.4220170816533,741.3336795798546,742.560518340399))
targetgene="IL23A"
collabel=c("TRE-VPH-undiff-apoe4-low-rd2_S23_L001_R1_001-clipped-trimmed-aligned-counts","TRE-VPH-undiff-apoe4-low-rd1_S21_L001_R1_001-clipped-trimmed-aligned-counts","TRE-VPH-undiff-apoe4-high-rd2_S24_L001_R1_001-clipped-trimmed-aligned-counts","TRE-VPH-undiff-apoe4-high-rd1_S22_L001_R1_001-clipped-trimmed-aligned-counts")

# set up color using RColorBrewer
#library(RColorBrewer)
#colors <- brewer.pal(length(targetgenelist), "Set1")

colors=c( "#E41A1C", "#377EB8", "#4DAF4A", "#984EA3", "#FF7F00",  "#A65628", "#F781BF",
          "#999999", "#66C2A5", "#FC8D62", "#8DA0CB", "#E78AC3", "#A6D854", "#FFD92F", "#E5C494", "#B3B3B3", 
          "#8DD3C7", "#FFFFB3", "#BEBADA", "#FB8072", "#80B1D3", "#FDB462", "#B3DE69", "#FCCDE5",
          "#D9D9D9", "#BC80BD", "#CCEBC5", "#FFED6F")


## code

targetmatvec=unlist(targetmat)+1
yrange=range(targetmatvec[targetmatvec>0]);
# yrange[1]=1; # set the minimum value to 1
for(i in 1:length(targetmat)){
  vali=targetmat[[i]]+1;
  if(i==1){
    plot(1:length(vali),vali,type='b',las=1,pch=20,main=paste('sgRNAs in',targetgene),ylab='Read counts',xlab='Samples',xlim=c(0.7,length(vali)+0.3),ylim = yrange,col=colors[(i %% length(colors))],xaxt='n',log='y')
    axis(1,at=1:length(vali),labels=(collabel),las=2)
    # lines(0:100,rep(1,101),col='black');
  }else{
    lines(1:length(vali),vali,type='b',pch=20,col=colors[(i %% length(colors))])
  }
}



dev.off()
Sweave("APOEuptake_CRISPRa_summary.Rnw");
library(tools);

texi2dvi("APOEuptake_CRISPRa_summary.tex",pdf=TRUE);
